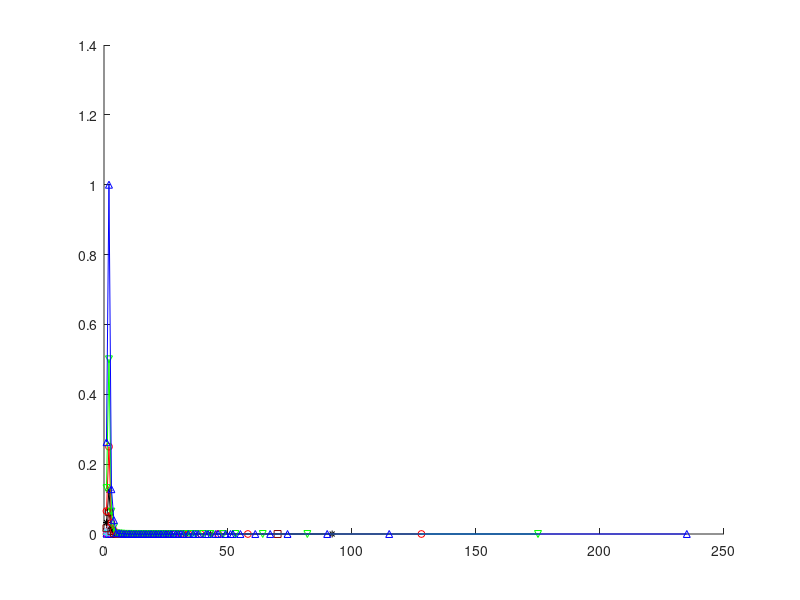

Write the MATLAB code that produced this figure. (Note: this script raises an error after producing the figure.)
load 7indegree_distribution.txt;
load 8indegree_distribution.txt;
load 10indegree_distribution.txt;
load 11indegree_distribution.txt;
load 12indegree_distribution.txt;
load 13indegree_distribution.txt;
load 15indegree_distribution.txt;
load 16indegree_distribution.txt;
load 17indegree_distribution.txt;
load 18indegree_distribution.txt;
load 19indegree_distribution.txt;
load 20indegree_distribution.txt;

hold on;
plot(X7indegree_distribution(:,1)+1,X7indegree_distribution(:,2)./170755,...
    'MarkerSize',5,'Marker','*','Color',[0 0 0],...
    'DisplayName','n = 7');
plot(X8indegree_distribution(:,1)+1,X8indegree_distribution(:,2)./170755,...
    'MarkerSize',5,'Marker','o','Color',[1 0 0],...
    'DisplayName','n = 8');
plot(X10indegree_distribution(:,1)+1,X10indegree_distribution(:,2)./170755,...
    'MarkerSize',5,'Marker','v','Color',[0 1 0],...
    'DisplayName','n = 10');
plot(X11indegree_distribution(:,1)+1,X11indegree_distribution(:,2)./170755,...
    'MarkerSize',5,'Marker','^','Color',[0 0 1],...
    'DisplayName','n = 11');
plot(X12indegree_distribution(:,1)+1,X12indegree_distribution(:,2)./170755,...
    'MarkerSize',5,'Marker','p','Color',[1 0 1],...
    'DisplayName','n = 12');
plot(X13indegree_distribution(:,1)+1,X13indegree_distribution(:,2)./170755,...
    'MarkerSize',5,'Marker','h','Color',[0 1 1],...
    'DisplayName','n = 13');
plot(X15indegree_distribution(:,1)+1,X15indegree_distribution(:,2)./170755,...
    'MarkerSize',5,'Marker','d','Color',[0.667 0.667 1],...
    'DisplayName','n = 15');
plot(X16indegree_distribution(:,1)+1,X16indegree_distribution(:,2)./170755,...
    'MarkerSize',5,'Marker','s','Color',[0.5 0 0],...
    'DisplayName','n = 16');
plot(X17indegree_distribution(:,1)+1,X17indegree_distribution(:,2)./170755,...
    'MarkerSize',5,'Marker','*','Color',[0 0 0],...
    'DisplayName','n = 17');
plot(X18indegree_distribution(:,1)+1,X18indegree_distribution(:,2)./170755,...
    'MarkerSize',5,'Marker','o','Color',[1 0 0],...
    'DisplayName','n = 18');
plot(X19indegree_distribution(:,1)+1,X19indegree_distribution(:,2)./170755,...
    'MarkerSize',5,'Marker','v','Color',[0 1 0],...
    'DisplayName','n = 19');
plot(X20indegree_distribution(:,1)+1,X20indegree_distribution(:,2)./170754,...
    'MarkerSize',5,'Marker','^','Color',[0 0 1],...
    'DisplayName','n = 20');
legend('n = 7','n = 8','n = 10','n = 11',...
    'n = 12','n = 13','n = 15','n = 16',...
    'n = 17','n = 18','n = 19','n = 20',0);
xlabel('$k+1$','Margin',2,'FontAngle','italic','FontSize',14,...
    'FontName','Times New Roman','interpreter', 'Latex');
ylabel('ratio','Margin',2,'FontAngle','italic','FontSize',14,...
    'FontName','Times New Roman');

% export_fig('InDegreeDistribution_FloatingPoint.pdf','-transparent');